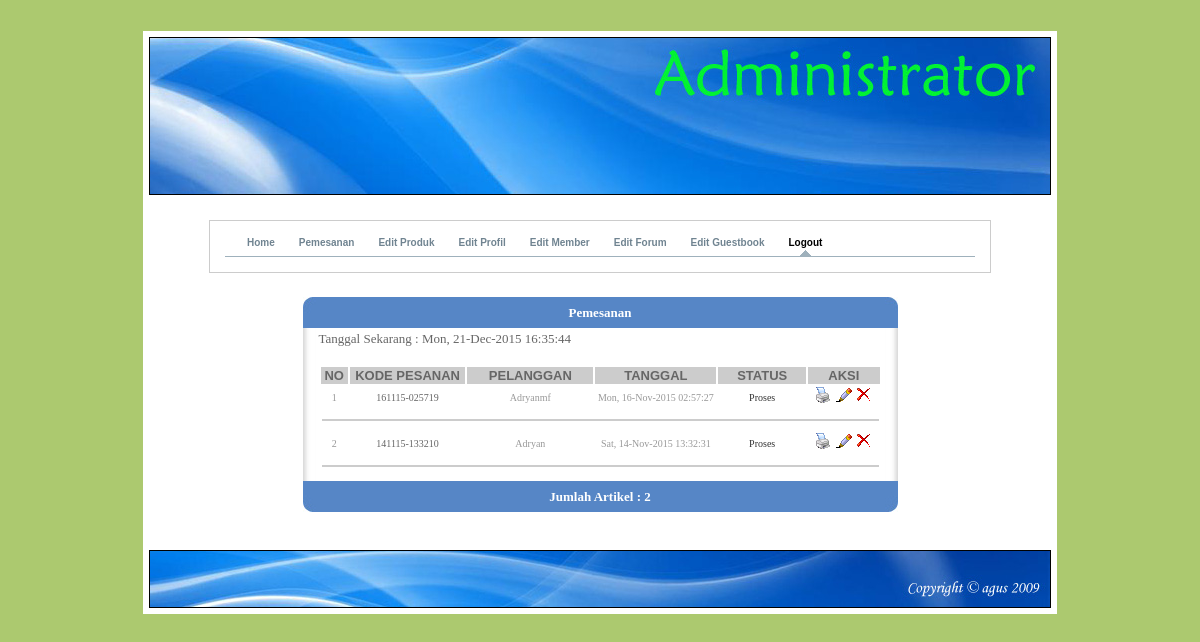
Page /admin/home.php?page=7 (signed in) on the committed database.
### tables this page shows
CREATE TABLE IF NOT EXISTS `laporan` (
  `idlap` int(4) NOT NULL auto_increment,
  `iduser` varchar(4) NOT NULL,
  `tgl` varchar(30) NOT NULL,
  `status` varchar(20) NOT NULL,
  `kode` varchar(50) NOT NULL,
  PRIMARY KEY  (`idlap`)
);

CREATE TABLE IF NOT EXISTS `daftar` (
  `id` int(5) NOT NULL auto_increment,
  `nama` varchar(50) NOT NULL,
  `user` varchar(20) NOT NULL,
  `email` varchar(50) NOT NULL,
  `pass` varchar(70) NOT NULL,
  `tanggal` varchar(30) NOT NULL,
  `alamat` text NOT NULL,
  `kota` varchar(50) NOT NULL,
  `kodepos` varchar(15) NOT NULL,
  `provinsi` varchar(50) NOT NULL,
  `telpon` varchar(15) NOT NULL,
  PRIMARY KEY  (`id`)
);

### admin/edit-pemesanan.php (the view, shortened to what this page needs)
<? session_start();
	include "./include/conn.php";
if (session_is_registered('id'))
{
?>
	<html>
	<head>
	<table width="49%" border="0" cellpadding="0" cellspacing="0" bordercolor="#99CC99" align="center">
	<tr>
		<td width="2%" align="right"><img src="./img/kiri.jpg"></td>
		<td width="96%" bgcolor="#5686c6" ><div align="center"><strong><font face="verdana" size="2" color="#FFFFFF">Pemesanan</font></strong></div></td>
		<td width="2%"><img src="./img/kanan.jpg"></td>
	</tr>
	<tr>
		<td background="./img/b-kiri.jpg"></td>
		<td>
			<table width="559" align="center">
				 <tr><td width="518">
				   <div align="center"><font face="Verdana, Arial, Helvetica, sans-serif" size="2">
			    <?
				$query=mysql_db_query($db,"select * from laporan ",$koneksi);
					?>
						 </font>
						 <?
				$page=(int)$_GET['id'];
				$offset=$page*$entries;
				$result=mysql_db_query($db,"select * from laporan order by tgl asc limit $offset,$entries",$koneksi);
				$jumlah=mysql_num_rows($query);
				if ($jumlah){
					?>
				   </div><font face="verdana" size="2" color="#666666"><? echo "Tanggal Sekarang : ".$tanggal;?></font><br><br>
					   <table align="center" width="563" border="0">
				<tr>
				  <td width="5%" bgcolor="#CCCCCC"><div align="center"><b>
				  <font color="#666666" size="2" face="Arial, Helvetica, sans-serif">NO</font></b></div>
				  </td>
				  <td width="21%" bgcolor="#CCCCCC"><div align="center"><b>
				  <font color="#666666" size="2" face="Arial, Helvetica, sans-serif">KODE PESANAN</font></b></div>
				  </td>
				  <td width="23%" bgcolor="#CCCCCC"><div align="center"><b>
				  <font color="#666666" size="2" face="Arial, Helvetica, sans-serif">PELANGGAN</font></b></div>
				  </td>
				  <td width="22%" bgcolor="#CCCCCC"><div align="center"><b><font color="#666666" size="2" face="Arial, Helvetica, sans-serif">TANGGAL</font></b>
				  </div> </td>
				  <td width="16%" bgcolor="#CCCCCC"><div align="center"><b><font color="#666666" size="2" face="Arial, Helvetica, sans-serif">STATUS</font></b></div>
				  </td>
				  <td width="13%" bgcolor="#CCCCCC"><div align="center"><b><font color="#666666" size="2" face="Arial, Helvetica, sans-serif">AKSI</font></b></div>
				  </td>
				</tr>
					<?
					while ($row=mysql_fetch_array($result))
					{
							$idlap=$row['idlap'];
							$iduser=$row['iduser'];
							$tgl=$row['tgl'];
							$status=$row['status'];
							$kode=$row['kode'];
							$transbrg=mysql_db_query($db,"select * from daftar where id='$iduser'",$koneksi);
							while ($row=mysql_fetch_array($transbrg)){
								$nama=$row['nama'];
							}
					?>
					<tr>
						<td align="center">
							<font face="verdana" size="1" color="#999999"><? echo $c=$c+1;?></font>
						</td>
						<td align="center">
							<font face="verdana" size="1" color="#666666"><? echo $kode;?></font>
						</td>
						<td align="center">
							<font face="verdana" size="1" color="#999999"><? echo $nama;?></font>
						</td>
						<td align="center">
							<font face="verdana" size="1" color="#999999"><? echo $tgl;?></font>
						</td>
						<td align="center">
							<font face="verdana" size="1" color="#333333"><? echo ucwords($status);?></font>
						</td>
						<td align="center">
							<a href="#" onClick="window.open('cetak-laporan.php?idlap=<? echo $idlap;?>&iduser=<? echo $iduser;?>','scrollwindow','top=200,left=350,width=575,height=500');" style="text-decoration:none" title="Info Situs"><img src="./img/print.png" border="0" title="Cetak Laporan"></a>
							<a href="home.php?page=12&nama=<? echo $nama;?>&iduser=<? echo $iduser;?>">
							<img src="./img/update.png" border="0" title="Ganti Status Pemesanan"></a>
							<a href=warning.php?id=<? echo $idlap; ?>&type=pesanan&hal=home.php?page=7 style='text-decoration:none' title="hapus">
							<img src="./img/hapus.png" border="0" title="Hapus">
							</a>
						</td>
					</tr>
					<tr>
						<td colspan="6"><hr color="#CCCCCC"></td>
					</tr>
					<?
					}
					?>
				   </table>
					<?
				}else{
					echo "<font color='#FF0000' face='verdana' size='2'><b>Belum ada data!!</b></font>";
				}
				?>
				</td></tr>
		  </table>
		</td>
		<td background="./img/b-kanan.jpg"></td>
	</tr>
	<tr>
		<td align="right"><img src="./img/kib.jpg"></td>
		<td bgcolor="#5686c6" ><div align="center"><strong><font face="verdana" size="2" color="#FFFFFF">Jumlah Artikel : <b><? echo $jumlah; ?></font></strong></div></td>
		<td><img src="./img/kab.jpg"></td>
	</tr>
	</table>
    <p>&nbsp;</p>
    <?
}else{
	echo "<script> document.location.href='akses.php?go=session'; </script>";
}
?>

### rows in the picture
laporan: kode "161115-025719", daftar.nama "Adryanmf", tgl "Mon, 16-Nov-2015 02:57:27", status "Proses"
laporan: c "2", kode "141115-133210", daftar.nama "Adryan", tgl "Sat, 14-Nov-2015 13:32:31", status "Proses"

### other values in the picture
$jumlah "2"
